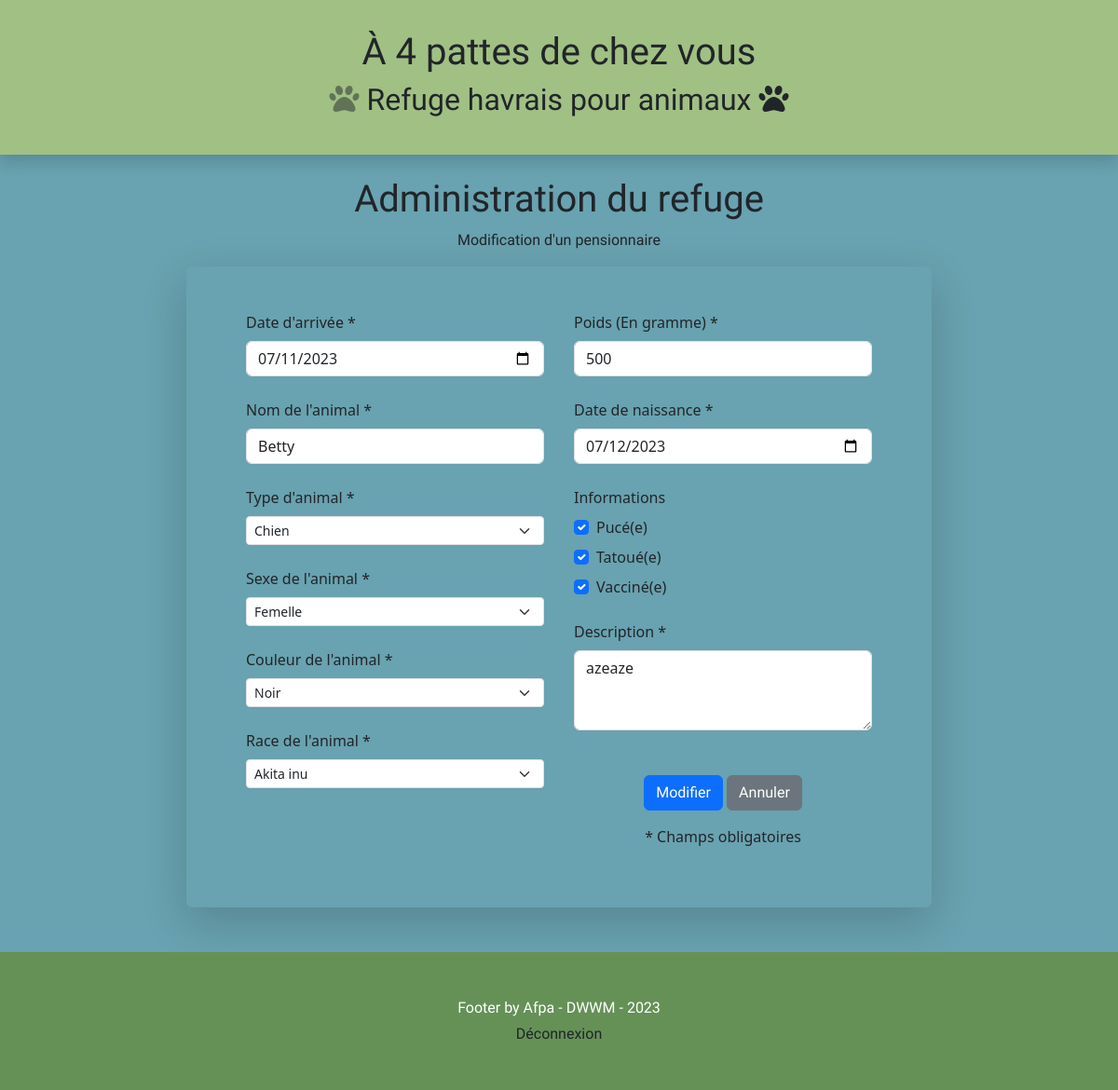
Screenshot of /controllers/controller-update.php?id=7 (signed in) with the database file from the repository.
### tables this page shows
CREATE TABLE IF NOT EXISTS `animals` (
  `ani_id` int(11) NOT NULL AUTO_INCREMENT,
  `ani_name` varchar(50) NOT NULL,
  `ani_sex` varchar(1) NOT NULL,
  `ani_reserved` tinyint(1) NOT NULL DEFAULT '0',
  `ani_birthdate` date DEFAULT NULL,
  `ani_adoptiondate` date DEFAULT NULL,
  `ani_arrivaldate` date NOT NULL,
  `ani_microchipped` tinyint(1) NOT NULL,
  `ani_tattooed` tinyint(1) NOT NULL,
  `ani_vaccinated` tinyint(1) NOT NULL,
  `ani_description` text NOT NULL,
  `ani_picture` text NOT NULL,
  `col_id` int(11) NOT NULL,
  `spe_id` int(11) NOT NULL,
  `bre_id` int(11) NOT NULL,
  `ani_weight` int(5) NOT NULL,
  PRIMARY KEY (`ani_id`),
  KEY `animals_colors_FK` (`col_id`),
  KEY `animals_species0_FK` (`spe_id`),
  KEY `animals_breed1_FK` (`bre_id`)
);

CREATE TABLE IF NOT EXISTS `species` (
  `spe_id` int(11) NOT NULL AUTO_INCREMENT,
  `spe_name` varchar(30) NOT NULL,
  PRIMARY KEY (`spe_id`)
);

CREATE TABLE IF NOT EXISTS `colors` (
  `col_id` int(11) NOT NULL AUTO_INCREMENT,
  `col_name` varchar(30) NOT NULL,
  PRIMARY KEY (`col_id`)
);

CREATE TABLE IF NOT EXISTS `breeds` (
  `bre_id` int(11) NOT NULL AUTO_INCREMENT,
  `bre_name` varchar(30) NOT NULL,
  `spe_id` int(11) NOT NULL,
  PRIMARY KEY (`bre_id`),
  KEY `breed_species_FK` (`spe_id`)
);

### src/controllers/controller-update.php (called while the page is built, shortened)
<?php
require_once '../helpers/Form.php';
require_once '../models/Animals.php';
require_once '../models/Colors.php';
require_once '../models/Species.php';
require_once '../models/Breeds.php';
$showForm = true;
if (isset($_GET['id']) && !empty($_GET['id'])) {
    if (!ctype_digit($_GET['id'])) {
        header('Location: ../controllers/controller-list.php');
        exit();
    } else {
        $id = strip_tags($_GET['id']);
        $animal = new Animals();
        $animalDetails = $animal->getAnimalDetails($id);
    }
} else {
    header('Location: ../controllers/controller-list.php');
    exit();
}
?>
<?php include_once '../views/view-update.php'; ?>

### src/models/Animals.php (called while the page is built, shortened)
<?php
class Animals
{
    public function getAnimalDetails(int $id)
    {
        try {
            $pdo = Database::createInstancePDO();
            $sql = 'SELECT `ani_id`, `ani_sex`, `ani_reserved`, `ani_vaccinated`, `ani_tattooed`,`ani_microchipped`,`ani_name`, DATE_FORMAT(`ani_birthdate`, "%d/%m/%Y") AS "birthdate", DATE_FORMAT(`ani_arrivaldate`, "%d/%m/%Y") AS `arrivaldate`, `ani_description`, `ani_picture`, `ani_weight`, `col_name`, `col_id`, `bre_name`, `spe_name`, `spe_id`, `bre_id` FROM `animals`
            NATURAL JOIN `colors`
            NATURAL JOIN `breeds`
            NATURAL JOIN `species`
            WHERE `ani_id` = :id';
            $stmt = $pdo->prepare($sql);
            $stmt->bindValue(':id', Form::safeData($id), PDO::PARAM_INT);
            $stmt->execute();
            $stmt->rowCount() != 0 ? $result = $stmt->fetch(PDO::FETCH_ASSOC) : $result = false;
            return $result;
        } catch (PDOException $e) {
            return false;
        }
    }
}

### src/helpers/Form.php (called while the page is built)
<?php
class Form
{
    public static function safeData($value): string
    {
        $value = trim($value);
        $value = stripslashes($value);
        $value = htmlspecialchars($value);
        return $value;
    }
    public static function formatDateFrToUs($dateFR): string
    {
        $date = date_create_from_format("j/m/Y", $dateFR);
        return $date_format = date_format($date, "Y-m-d");
    }
}

### src/models/Species.php (called while the page is built, shortened)
<?php
class Species
{
    public static function getSpecies(): array
    {
        try {
            $pdo = Database::createInstancePDO();
            $sql = "SELECT * FROM species";
            $stmt = $pdo->query($sql);
            $stmt->execute();
            $species = $stmt->fetchAll(PDO::FETCH_ASSOC);
            return $species;
        } catch (PDOException $e) {
            return false;
        }
    }
}

### src/models/Colors.php (called while the page is built, shortened)
<?php
class Colors
{
    public static function getAllColors(): array
    {
        try {
            $pdo = Database::createInstancePDO();
            $sql = "SELECT * FROM colors";
            $stmt = $pdo->query($sql);
            $colors = $stmt->fetchAll(PDO::FETCH_ASSOC);
            return $colors;
        } catch (PDOException $e) {
            return false;
        }
    }
}

### src/models/Breeds.php (called while the page is built, shortened)
<?php
class Breeds
{
    public static function getBreeds(?int $id_specie = null): array
    {
        try {
            $pdo = Database::createInstancePDO();
            if ($id_specie === null) {
                $sql = "SELECT * FROM breeds";
                $stmt = $pdo->prepare($sql);
            } else {
                $sql = "SELECT * FROM breeds WHERE spe_id = :id_specie";
                $stmt = $pdo->prepare($sql);
                $stmt->bindValue(':id_specie', $id_specie, PDO::PARAM_INT);
            }
            $stmt->execute();
            $breeds = $stmt->fetchAll(PDO::FETCH_ASSOC);
            return $breeds;
        } catch (PDOException $e) {
            return false;
        }
    }
}

### src/views/view-update.php (the view, shortened to what this page needs)
<?php include_once 'template/head-admin.php'; ?>
<h1 class="text-center mt-4 mb-2 font-pangolin">Administration du refuge</h1>
<p class="text-center font-pangolin">Modification d'un pensionnaire</p>
<div class="row justify-content-center mx-0 mb-5">
    <div class="container col-lg-8 col-10 px-lg-5 px-3 pb-5 rounded shadow shadow-lg">
        <div class="form-error my-3 text-center"><?= $errors['bdd'] ?? '' ?></div>
        <?php if ($showForm) { ?>
            <form action="" method="POST" novalidate>
                <div class="row mx-0">
                    <div class="col px-3">
                        <div class="mb-4">
                            <label for="birthdate" class="form-label">Date d'arrivée *</label>
                            <input type="date" class="form-control" name="arrivaldate" id="arrivaldate" value=<?= $_POST['arrivaldate'] ?? Form::formatDateFrToUs($animalDetails['arrivaldate']) ?>>
                        </div>
                        <div class="mb-4">
                            <label for="name" class="form-label">Nom de l'animal *</label>
                            <input type="text" class="form-control" id="name" name="name" placeholder="ex. Rintintin" value="<?= $_POST['name'] ?? $animalDetails['ani_name'] ?>">
                        </div>
                        <label for="specie" class="form-label">Type d'animal *</label>
                        <select class="form-select form-select-sm" name="specie" id="specie">
                            <?php foreach (Species::getSpecies() as $specie) { ?>
                                <option value="<?= $specie['spe_id'] ?>" <?= isset($_POST['specie']) && $_POST['specie'] == $specie['spe_id'] ? 'selected' : ($animalDetails['spe_id'] == $specie['spe_id'] ? 'selected' : '') ?>><?= ucfirst($specie['spe_name']) ?></option>
                            <?php } ?>
                        </select>
                        <label for="sex" class="form-label mt-4">Sexe de l'animal *</label>
                        <select class="form-select form-select-sm" name="sex" id="sex">
                            <option value="f" <?= isset($_POST['sex']) && $_POST['sex'] == 'f' ? 'selected' : ($animalDetails['ani_sex'] == 'f' ? 'selected' : '') ?>>Femelle</option>
                        </select>
                        <label for="color" class="form-label mt-4">Couleur de l'animal *</label>
                        <select class="form-select form-select-sm" name="color" id="color">
                            <?php foreach (Colors::getAllColors() as $color) { ?>
                                <option value="<?= $color['col_id'] ?>" <?= isset($_POST['color']) && $_POST['color'] == $color['col_id'] ? 'selected' : ($animalDetails['col_id'] == $color['col_id'] ? 'selected' : '') ?>><?= ucfirst($color['col_name']) ?></option>
                            <?php } ?>
                        </select>
                        <label for="breed" class="form-label mt-4">Race de l'animal *</label>
                        <select class="form-select form-select-sm" name="breed" id="breed">
                            <?php foreach (Breeds::getBreeds() as $breed) { ?>
                                <option value="<?= $breed['bre_id'] ?>" <?= isset($_POST['breed']) && $_POST['breed'] == $breed['bre_id'] ? 'selected' : ($animalDetails['bre_id'] == $breed['bre_id'] ? 'selected' : '') ?>><?= ucfirst($breed['bre_name']) ?></option>
                            <?php } ?>
                        </select>
                    </div>
                    <div class="col px-3">
                        <div class="mb-4">
                            <label for="weight" class="form-label">Poids (En gramme) *</label>
                            <input type="text" class="form-control" name="weight" id="weight" value=<?= $_POST['weight'] ?? $animalDetails['ani_weight'] ?>>
                        </div>
                        <div class="mb-4">
                            <label for="birthdate" class="form-label">Date de naissance *</label>
                            <input type="date" class="form-control" name="birthdate" id="birthdate" value=<?= $_POST['birthdate'] ?? Form::formatDateFrToUs($animalDetails['birthdate']) ?>>
                        </div>
                        <label class="form-label">Informations</label>
                        <div class="mb-2 form-check">
                            <input type="checkbox" class="form-check-input" id="microchipped" name="microchipped" value="1" <?= isset($_POST['microchipped']) && $_POST['microchipped'] == 1 ? 'checked' : ($animalDetails['ani_microchipped'] == 1 ? 'checked' : '')  ?>>
                            <label class="form-check-label" for="microchipped">Pucé(e)</label>
                        </div>
                        <div class="mb-2 form-check">
                            <input type="checkbox" class="form-check-input" id="tattooed" name="tattooed" value="1" <?= isset($_POST['tattooed']) && $_POST['tattooed'] == 1 ? 'checked' : ($animalDetails['ani_tattooed'] == 1 ? 'checked' : '') ?>>
                            <label class="form-check-label" for="tatooed">Tatoué(e)</label>
                        </div>
                        <div class="mb-4 form-check">
                            <input type="checkbox" class="form-check-input" id="vaccinated" name="vaccinated" value="1" <?= isset($_POST['vaccinated']) && $_POST['vaccinated'] == 1 ? 'checked' : ($animalDetails['ani_vaccinated'] == 1 ? 'checked' : '')  ?>>
                            <label class="form-check-label" for="vaccinated">Vacciné(e)</label>
                        </div>
                        <div class="mb-5">
                            <label for="description" class="form-label">Description *</label>
                            <textarea class="form-control" id="description" name="description" placeholder="ex. Gentil et calin ... " rows="3"><?= $_POST['description'] ?? $animalDetails['ani_description'] ?></textarea>
                        </div>
                        <div class="text-center">
                            <button type="submit" class="btn btn-primary font-pangolin mb-lg-0 mb-3">Modifier</button>
                            <a href="../controllers/controller-list.php" class="btn btn-secondary font-pangolin">Annuler</a>
                            <p class="mt-3">* Champs obligatoires</p>
                        </div>
                    </div>
                </div>
            </form>
        <?php } ?>
    </div>
</div>
<?php include_once 'template/footer.php'; ?>

### src/assets/style/style.css (style rules this page uses)
body { background-color: #69A2B0; }
.font-pangolin { font-family: 'Pangolin', cursive; }
.form-error { min-height: 1rem; color: rgb(180, 100, 100); font-size: 0.9rem; font-style: italic; }

### rows the page displays
animals: name "Betty", specie "Chien", sex "Femelle", color "Noir", breed "Akita inu", weight "500", ani_microchipped "☑", ani_tattooed "☑", ani_vaccinated "☑", description "azeaze"
